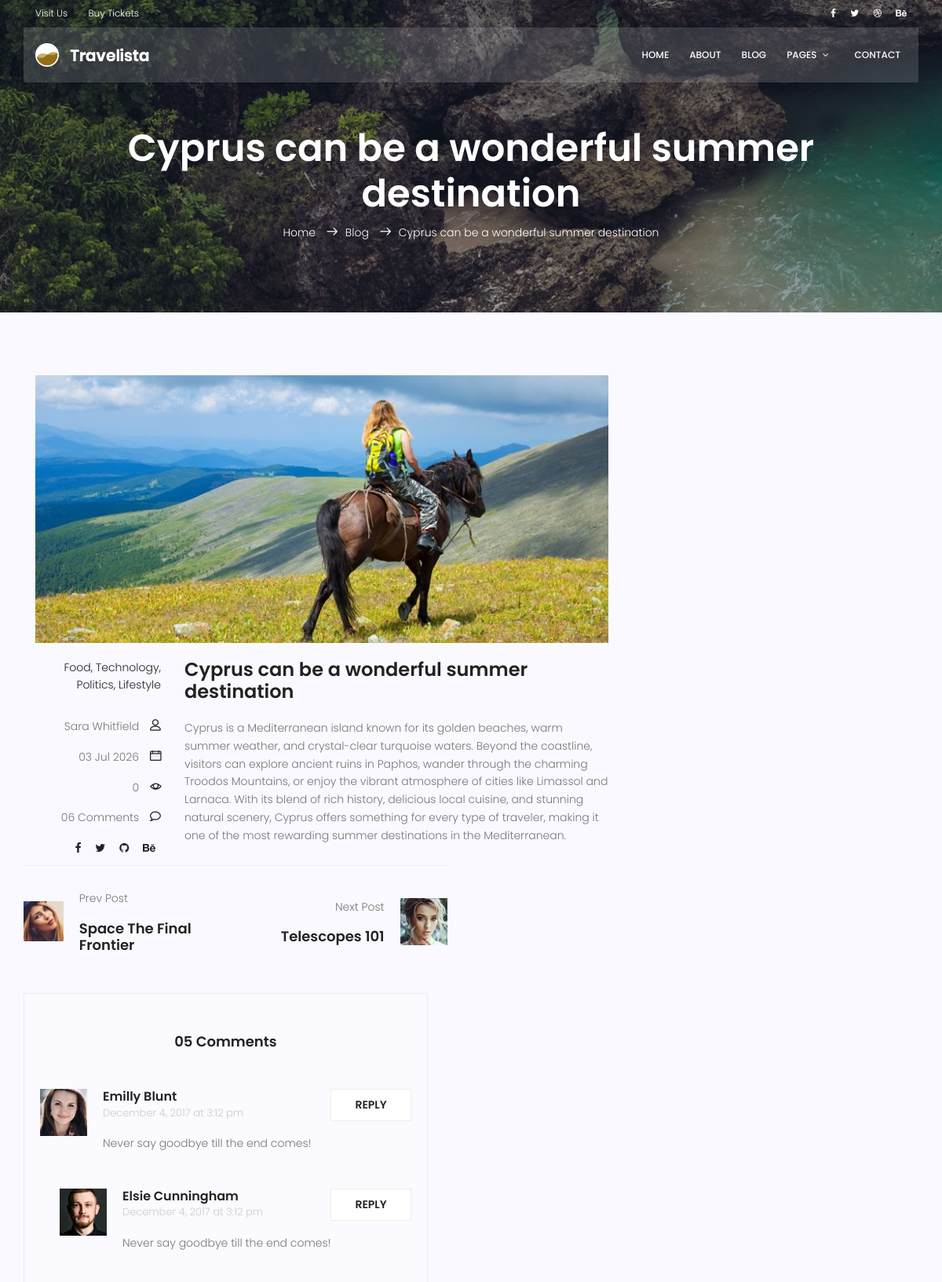
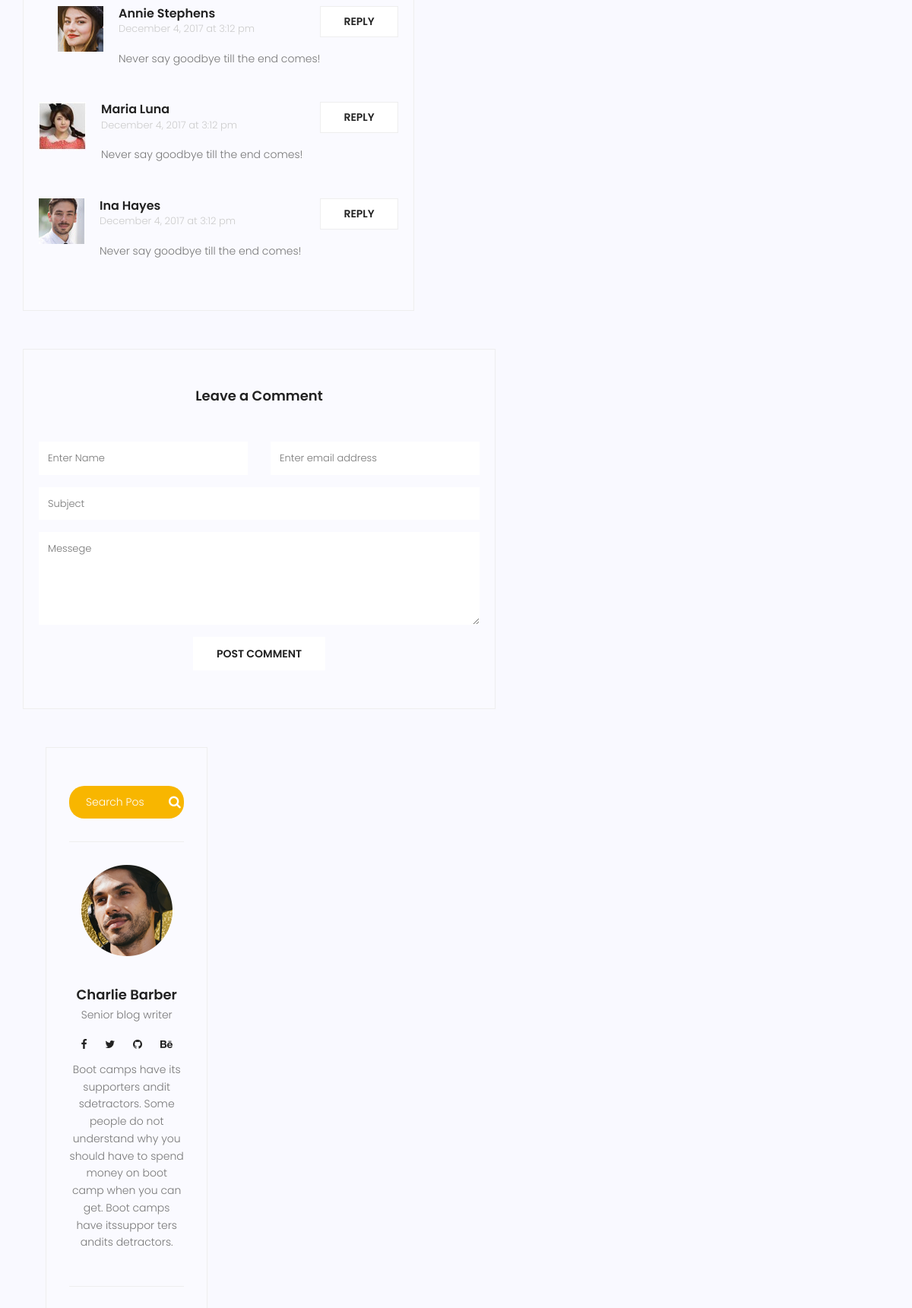
The app's page /blog/4 (upper part) with its own data (2 pictures, top to bottom).
### blog/models.py (models this page shows, shortened)
class Post(models.Model):
    image=models.ImageField(upload_to='blog/', default='blog/default.jpg')
    author=models.ForeignKey(User, on_delete=models.CASCADE) # CASCADE => if the related User is deleted, delete this Post too
    title=models.CharField(max_length=100)
    content=models.TextField()
    category=models.ManyToManyField('Category')
    counted_views=models.IntegerField(default=0)
    status=models.BooleanField(default=False) # field always has a value, starts as False if not provided
    published_date=models.DateTimeField(null=True) # this field is allowed to be empty
    created_date=models.DateTimeField(auto_now_add=True)
    updated_date=models.DateTimeField(auto_now=True)
    class Meta:
        ordering=['-created_date']

### blog/views.py (the view)
# urls.py: path('<int:pid>', blog_single, name='single')
def blog_single(request, pid):
    posts=Post.objects.filter(status=1)
    post=get_object_or_404(posts, pk=pid)
    context={'post':post}
    return render(request, 'blog/blog-single.html', context)

### templates/blog/blog-single.html (shortened to what this page needs)
{% extends 'base.html' %}
{% load static %}
{% block content %}
<section class="relative about-banner">
    <div class="overlay overlay-bg"></div>
    <div class="container">
        <div class="row d-flex align-items-center justify-content-center">
            <div class="about-content col-lg-12">
                <h1 class="text-white">
                    {{post.title}}
                </h1>
                <p class="text-white link-nav"><a href="{% url 'website:index' %}">Home </a> <span
                        class="lnr lnr-arrow-right"></span><a href="{% url 'blog:index' %}">Blog </a> <span
                        class="lnr lnr-arrow-right"></span>{{post.title}}</p>
            </div>
        </div>
    </div>
</section>
<section class="post-content-area single-post-area">
    <div class="container">
        <div class="row">
            <div class="col-lg-8 posts-list">
                <div class="single-post row">
                    <div class="col-lg-12">
                        <div class="feature-img">
                            <img alt="" class="img-fluid" src="{% static 'img/blog/feature-img1.jpg' %}">
                        </div>
                    </div>
                    <div class="col-lg-3  col-md-3 meta-details">
                        <ul class="tags">
                            <li><a href="#">Food,</a></li>
                            <li><a href="#">Technology,</a></li>
                            <li><a href="#">Politics,</a></li>
                            <li><a href="#">Lifestyle</a></li>
                        </ul>
                        <div class="user-details row">
                            <p class="user-name col-lg-12 col-md-12 col-6"><a href="#">{{post.author.get_full_name}}</a> <span
                                    class="lnr lnr-user"></span></p>
                            <p class="date col-lg-12 col-md-12 col-6"><a href="#">{{post.published_date|date:"d M Y"}}</a> <span
                                    class="lnr lnr-calendar-full"></span></p>
                            <p class="view col-lg-12 col-md-12 col-6"><a href="#">{{post.counted_views}}</a> <span
                                    class="lnr lnr-eye"></span></p>
                            <p class="comments col-lg-12 col-md-12 col-6"><a href="#">06 Comments</a> <span
                                    class="lnr lnr-bubble"></span></p>
                            <ul class="social-links col-lg-12 col-md-12 col-6">
                                <li><a href="#"><i class="fa fa-facebook"></i></a></li>
                                <li><a href="#"><i class="fa fa-twitter"></i></a></li>
                                <li><a href="#"><i class="fa fa-github"></i></a></li>
                                <li><a href="#"><i class="fa fa-behance"></i></a></li>
                            </ul>
                        </div>
                    </div>
                    <div class="col-lg-9 col-md-9">
                        <h3 class="mt-20 mb-20">{{post.title}}</h3>
                        <p class="excert">{{post.content}}</p>
                    </div>
                <div class="navigation-area">
                    <div class="row">
                        <div class="col-lg-6 col-md-6 col-12 nav-left flex-row d-flex justify-content-start align-items-center">
                            <div class="thumb">
                                <a href="#"><img alt="" class="img-fluid" src="{% static 'img/blog/prev.jpg' %}"></a>
                            </div>
                            <div class="arrow">
                                <a href="#"></a>
                            </div>
                            <div class="detials">
                                <p>Prev Post</p>
                                <a href="#"><h4>Space The Final Frontier</h4></a>
                            </div>
                        </div>
                        <div class="col-lg-6 col-md-6 col-12 nav-right flex-row d-flex justify-content-end align-items-center">
                            <div class="detials">
                                <p>Next Post</p>
                                <a href="#"><h4>Telescopes 101</h4></a>
                            </div>
                            <div class="arrow">
                                <a href="#"></a>
                            </div>
                            <div class="thumb">
                                <a href="#"><img alt="" class="img-fluid" src="{% static 'img/blog/next.jpg' %}"></a>
                            </div>
                        </div>
                    </div>
                </div>
                <div class="comments-area">
                    <h4>05 Comments</h4>
                    <div class="comment-list">
                        <div class="single-comment justify-content-between d-flex">
                            <div class="user justify-content-between d-flex">
                                <div class="thumb">
                                    <img alt="" src="{% static 'img/blog/c1.jpg' %}">
                                </div>
                                <div class="desc">
                                    <h5><a href="#">Emilly Blunt</a></h5>
                                    <p class="date">December 4, 2017 at 3:12 pm </p>
                                    <p class="comment">
                                        Never say goodbye till the end comes!
                                    </p>
                                </div>
                            </div>
                            <div class="reply-btn">
                                <a class="btn-reply text-uppercase" href="">reply</a>
                            </div>
                        </div>
                    </div>
                    <div class="comment-list left-padding">
                        <div class="single-comment justify-content-between d-flex">
                            <div class="user justify-content-between d-flex">
                                <div class="thumb">
                                    <img alt="" src="{% static 'img/blog/c2.jpg' %}">
                                </div>
                                <div class="desc">
                                    <h5><a href="#">Elsie Cunningham</a></h5>
                                    <p class="date">December 4, 2017 at 3:12 pm </p>
                                    <p class="comment">
                                        Never say goodbye till the end comes!
                                    </p>
                                </div>
                            </div>
                            <div class="reply-btn">
                                <a class="btn-reply text-uppercase" href="">reply</a>
                            </div>
                        </div>
                    </div>
                    <div class="comment-list left-padding">
                        <div class="single-comment justify-content-between d-flex">
                            <div class="user justify-content-between d-flex">
                                <div class="thumb">
                                    <img alt="" src="{% static 'img/blog/c3.jpg' %}">
                                </div>
                                <div class="desc">
                                    <h5><a href="#">Annie Stephens</a></h5>
                                    <p class="date">December 4, 2017 at 3:12 pm </p>
                                    <p class="comment">
                                        Never say goodbye till the end comes!
                                    </p>
                                </div>
                            </div>
                            <div class="reply-btn">
                                <a class="btn-reply text-uppercase" href="">reply</a>
                            </div>
                        </div>
                    </div>
                    <div class="comment-list">
                        <div class="single-comment justify-content-between d-flex">
                            <div class="user justify-content-between d-flex">
                                <div class="thumb">
                                    <img alt="" src="{% static 'img/blog/c4.jpg' %}">
                                </div>
                                <div class="desc">
                                    <h5><a href="#">Maria Luna</a></h5>
                                    <p class="date">December 4, 2017 at 3:12 pm </p>
                                    <p class="comment">
                                        Never say goodbye till the end comes!
                                    </p>
                                </div>
                            </div>
                            <div class="reply-btn">
                                <a class="btn-reply text-uppercase" href="">reply</a>
                            </div>
                        </div>
                    </div>
                    <div class="comment-list">
                        <div class="single-comment justify-content-between d-flex">
                            <div class="user justify-content-between d-flex">
                                <div class="thumb">
                                    <img alt="" src="{% static 'img/blog/c5.jpg' %}">
                                </div>
                                <div class="desc">
                                    <h5><a href="#">Ina Hayes</a></h5>
                                    <p class="date">December 4, 2017 at 3:12 pm </p>
                                    <p class="comment">
                                        Never say goodbye till the end comes!
                                    </p>
                                </div>
                            </div>
                            <div class="reply-btn">
                                <a class="btn-reply text-uppercase" href="">reply</a>
                            </div>
                        </div>
                    </div>
                </div>
                <div class="comment-form">
                    <h4>Leave a Comment</h4>
                    <form>
                        <div class="form-group form-inline">
                            <div class="form-group col-lg-6 col-md-12 name">
                                <input class="form-control" id="name" onblur="this.placeholder = 'Enter Name'"
                                       onfocus="this.placeholder = ''"
                                       placeholder="Enter Name" type="text">
                            </div>
                            <div class="form-group col-lg-6 col-md-12 email">
                                <input class="form-control" id="email" onblur="this.placeholder = 'Enter email address'"
                                       onfocus="this.placeholder = ''"
                                       placeholder="Enter email address"
                                       type="email">
                            </div>
                        </div>
                        <div class="form-group">
                            <input class="form-control" id="subject" onblur="this.placeholder = 'Subject'"
                                   onfocus="this.placeholder = ''"
                                   placeholder="Subject" type="text">
                        </div>
                        <div class="form-group">
                            <textarea class="form-control mb-10" name="message" onblur="this.placeholder = 'Messege'"
                                      onfocus="this.placeholder = ''"
                                      placeholder="Messege" required=""
                                      rows="5"></textarea>
                        </div>
                        <a class="primary-btn text-uppercase" href="#">Post Comment</a>
                    </form>
                </div>
            </div>
            <div class="col-lg-4 sidebar-widgets">
                <div class="widget-wrap">
                    <div class="single-sidebar-widget search-widget">
                        <form action="#" class="search-form">
                            <input name="search" onblur="this.placeholder = 'Search Posts'"
                                   onfocus="this.placeholder = ''" placeholder="Search Posts"
                                   type="text">
                            <button type="submit"><i class="fa fa-search"></i></button>
                        </form>
                    </div>
                    <div class="single-sidebar-widget user-info-widget">
                        <img alt="" src="{% static 'img/blog/user-info.png' %}">
                        <a href="#"><h4>Charlie Barber</h4></a>
                        <p>
                            Senior blog writer
                        </p>
                        <ul class="social-links">
                            <li><a href="#"><i class="fa fa-facebook"></i></a></li>
                            <li><a href="#"><i class="fa fa-twitter"></i></a></li>
                            <li><a href="#"><i class="fa fa-github"></i></a></li>
                            <li><a href="#"><i class="fa fa-behance"></i></a></li>
                        </ul>
                        <p>
                            Boot camps have its supporters andit sdetractors. Some people do not understand why you
                            should have to spend money on boot camp when you can get. Boot camps have itssuppor ters
                            andits detractors.
                        </p>
                    </div>
                </div>
            </div>
        </div>
    </div>
</section>
{% endblock %}

### records on screen
Post: title "Cyprus can be a wonderful summer destination", author.get_full_name "Sara Whitfield", published_date "03 Jul 2026", counted_views "0", content "Cyprus is a Mediterranean island known for its golden beaches, warm summer weather, and crystal-clear turquoise waters. Beyond the coastline, visitors can explore ancient ruins in Paphos, wander through the charming Troodos Mountains, or enjoy the vibrant atmosphere of cities like Limassol and Larnaca. With its blend of rich history, delicious local cuisine, and stunning natural scenery, Cyprus offers something for every type of traveler, making it one of the most rewarding summer destinations in the Mediterranean."
